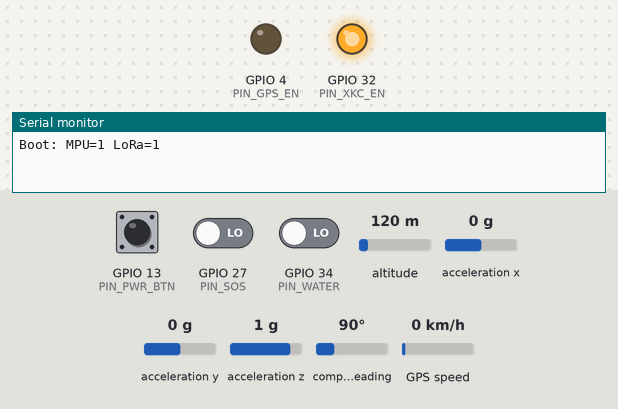
A program run on a simulated ESP32. Shown: output pins drawn as LEDs (lit = HIGH), the last lines printed to the serial monitor. Wiring (inferred from the names in the program): MPU-6050 motion sensor at I2C address 0x68. Inputs (shaded band) come from the test bench; at power-on: GPIO 13 (PIN_PWR_BTN) HIGH, GPIO 27 (PIN_SOS) LOW, GPIO 34 (PIN_WATER) LOW, altitude 120 m, acceleration x 0 g, acceleration y 0 g, acceleration z 1 g, compass heading 90°, GPS speed 0 km/h. The GPS gets a fix after 3 s at 37.7749, -122.4194 with 8 satellites; no radio packets arrive unless stated. At 1.5 s the program puts the board to deep sleep or switches it off; the recording ends there.

Above: at 1.2 s.
1.3 s: GPIO 13 (PIN_PWR_BTN) pulled LOW for 0.15 s
At 1.41 s:
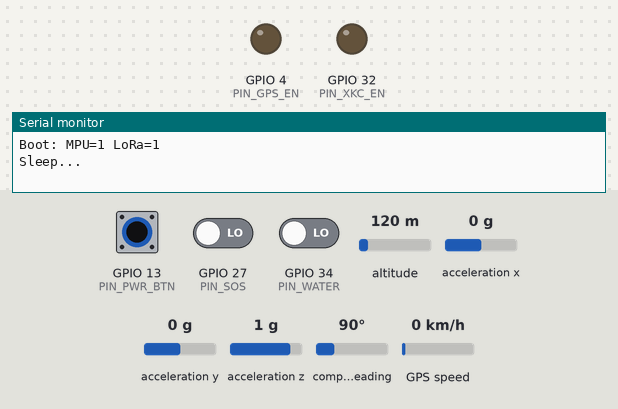
Timing chart, 0 to 1.5 s (numbered marks = the images above; inputs shaded):
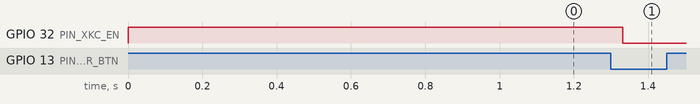

The program:

main.cpp
```cpp
// PANDU Vest Node: firmware dasar (ESP32-DevKitC V4, Arduino core)
// Pin mengikuti HANDOVER.md. Nilai ber-tanda "KALIBRASI" perlu di-tune di perangkat nyata.
#include <Arduino.h>
#include <Wire.h>
#include <SPI.h>
#include <LoRa.h>
#include <TinyGPSPlus.h>
#include "driver/rtc_io.h"

// ---- Pin ----
constexpr int PIN_PWR_BTN  = 13;  // tact (ke GND), RTC: toggle deep sleep
constexpr int PIN_SOS      = 27;  // tact ke 3V3, pull-down R2 10k di PCB (aktif HIGH), tahan SOS_HOLD_MS
constexpr int PIN_WATER    = 34;  // output XKC-Y25 (input-only, tanpa pull internal)
constexpr int PIN_GPS_EN   = 4;   // gate P-MOSFET Q1: LOW=ON, hi-Z=OFF (JANGAN drive HIGH)
constexpr int PIN_XKC_EN   = 32;  // via Q5: HIGH=ON, LOW/hi-Z=OFF
constexpr int PIN_GPS_RX   = 16;  // ESP RX <- GPS TX (asumsi, cek skematik)
constexpr int PIN_GPS_TX   = 17;
constexpr int PIN_SDA = 21, PIN_SCL = 22;
constexpr int PIN_LORA_CS = 5, PIN_LORA_RST = 25, PIN_LORA_DIO0 = 26;

// ---- Parameter (KALIBRASI) ----
constexpr long LORA_FREQ       = 915E6;   // modul dibeli 915 MHz (regulasi ID 920-923 MHz)
constexpr float FREEFALL_G     = 0.4f;    // |a| di bawah ini = jatuh bebas
constexpr uint32_t FREEFALL_MS = 120;
constexpr float IMPACT_G       = 2.5f;    // benturan setelah jatuh bebas
constexpr uint32_t IMPACT_WIN  = 1000;    // jendela benturan setelah free-fall
constexpr uint32_t WATER_MS    = 3000;    // sensor air harus aktif sebanyak ini = MOB
constexpr uint32_t SOS_HOLD_MS = 2000;
constexpr uint32_t HEARTBEAT_MS = 30000;
constexpr uint32_t ALERT_REPEAT_MS = 5000;
constexpr uint8_t MPU = 0x68;

TinyGPSPlus gps;
HardwareSerial gpsSerial(2);
bool loraOk = false, mpuOk = false;

// ---- Power gating ----
void gpsPower(bool on) {
  if (on) { pinMode(PIN_GPS_EN, OUTPUT); digitalWrite(PIN_GPS_EN, LOW); }
  else    { pinMode(PIN_GPS_EN, INPUT); }  // hi-Z: pull-up R3 100k ke 3V3_SYS mematikan Q1
}
void xkcPower(bool on) { pinMode(PIN_XKC_EN, OUTPUT); digitalWrite(PIN_XKC_EN, on); }

// ---- Deep sleep ----
void goToSleep() {
  Serial.println("Sleep...");
  gpsPower(false); xkcPower(false);
  if (loraOk) LoRa.sleep();
  while (digitalRead(PIN_PWR_BTN) == LOW) delay(10);   // tunggu lepas agar tidak langsung bangun
  delay(50);
  rtc_gpio_pullup_en((gpio_num_t)PIN_PWR_BTN);
  rtc_gpio_pulldown_dis((gpio_num_t)PIN_PWR_BTN);
  esp_sleep_enable_ext0_wakeup((gpio_num_t)PIN_PWR_BTN, 0);
  esp_deep_sleep_start();
}

// ---- MPU6050 (register mentah, +-8 g) ----
void mpuWrite(uint8_t r, uint8_t v) { Wire.beginTransmission(MPU); Wire.write(r); Wire.write(v); Wire.endTransmission(); }
bool mpuInit() {
  Wire.beginTransmission(MPU);
  if (Wire.endTransmission() != 0) return false;
  mpuWrite(0x6B, 0x00);  // wake
  mpuWrite(0x1C, 0x10);  // +-8 g -> 4096 LSB/g
  return true;
}
float accelG() {
  Wire.beginTransmission(MPU); Wire.write(0x3B); Wire.endTransmission(false);
  if (Wire.requestFrom((int)MPU, 6) != 6) return 1.0f;  // gagal baca = anggap diam
  float ax = (int16_t)(Wire.read() << 8 | Wire.read()) / 4096.0f;
  float ay = (int16_t)(Wire.read() << 8 | Wire.read()) / 4096.0f;
  float az = (int16_t)(Wire.read() << 8 | Wire.read()) / 4096.0f;
  return sqrtf(ax * ax + ay * ay + az * az);
}

// ---- LoRa ----
void sendPkt(const char *type) {
  while (gpsSerial.available()) gps.encode(gpsSerial.read());
  char buf[96];
  if (gps.location.isValid())
    snprintf(buf, sizeof buf, "PANDU,V1,%s,%.6f,%.6f", type, gps.location.lat(), gps.location.lng());
  else
    snprintf(buf, sizeof buf, "PANDU,V1,%s,NOFIX,NOFIX", type);
  Serial.println(buf);
  if (!loraOk) return;
  LoRa.beginPacket(); LoRa.print(buf); LoRa.endPacket();
}

// ---- Deteksi ----
enum Alert { NONE, FALL, MOB, SOS };
const char *alertName[] = {"", "FALL", "MOB", "SOS"};
Alert active = NONE;
uint32_t lastSend = 0, lastBeat = 0;

Alert detectFall() {  // free-fall >= FREEFALL_MS lalu benturan dalam IMPACT_WIN
  static uint32_t ffStart = 0, ffEnd = 0;
  float g = accelG(); uint32_t now = millis();
  if (g < FREEFALL_G) { if (!ffStart) ffStart = now; if (now - ffStart >= FREEFALL_MS) ffEnd = now; }
  else ffStart = 0;
  if (ffEnd && g > IMPACT_G && now - ffEnd < IMPACT_WIN) { ffEnd = 0; return FALL; }
  if (ffEnd && now - ffEnd >= IMPACT_WIN) ffEnd = 0;
  return NONE;
}
Alert detectMob() {  // sensor air aktif kontinu WATER_MS (anti-percikan)
  static uint32_t since = 0;
  if (digitalRead(PIN_WATER)) { if (!since) since = millis(); return millis() - since >= WATER_MS ? MOB : NONE; }
  since = 0; return NONE;
}
Alert detectSos() {
  static uint32_t since = 0;
  if (digitalRead(PIN_SOS) == HIGH) { if (!since) since = millis(); return millis() - since >= SOS_HOLD_MS ? SOS : NONE; }
  since = 0; return NONE;
}

void setup() {
  Serial.begin(115200);
  rtc_gpio_deinit((gpio_num_t)PIN_PWR_BTN);
  pinMode(PIN_PWR_BTN, INPUT_PULLUP);
  pinMode(PIN_SOS, INPUT);  // pull-down eksternal R2
  pinMode(PIN_WATER, INPUT);
  while (digitalRead(PIN_PWR_BTN) == LOW) delay(10);   // abaikan tekanan yang membangunkan
  gpsPower(true); xkcPower(true);
  gpsSerial.begin(9600, SERIAL_8N1, PIN_GPS_RX, PIN_GPS_TX);
  Wire.begin(PIN_SDA, PIN_SCL);
  mpuOk = mpuInit();
  LoRa.setPins(PIN_LORA_CS, PIN_LORA_RST, PIN_LORA_DIO0);
  loraOk = LoRa.begin(LORA_FREQ);
  Serial.printf("Boot: MPU=%d LoRa=%d\n", mpuOk, loraOk);
}

void loop() {
  while (gpsSerial.available()) gps.encode(gpsSerial.read());

  // tombol power: tekan sebentar = tidur
  if (digitalRead(PIN_PWR_BTN) == LOW) { delay(30); if (digitalRead(PIN_PWR_BTN) == LOW) goToSleep(); }

  Alert a = detectSos();
  if (a == NONE) a = detectMob();
  if (a == NONE && mpuOk) a = detectFall();
  if (a != NONE) active = a;

  uint32_t now = millis();
  if (active != NONE && now - lastSend >= ALERT_REPEAT_MS) {
    sendPkt(alertName[active]); lastSend = now;
    if (digitalRead(PIN_SOS) == LOW && !digitalRead(PIN_WATER) && active != FALL) active = NONE;  // alert hilang saat kondisi berakhir
    else if (active == FALL) active = NONE;  // FALL dikirim sekali per kejadian (ulang tiap deteksi baru)
  }
  if (now - lastBeat >= HEARTBEAT_MS) { sendPkt("HB"); lastBeat = now; }
  delay(10);
}
```
